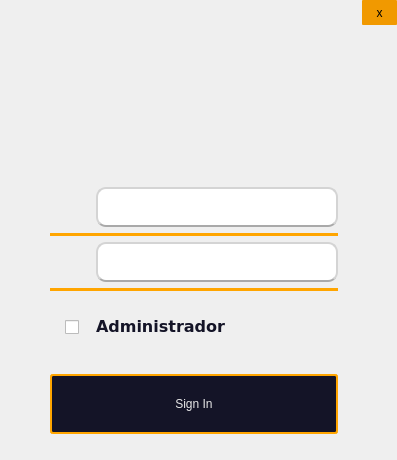
<?xml version="1.0" encoding="UTF-8"?>
<ui version="4.0">
 <class>Form</class>
 <widget class="QWidget" name="Form">
  <property name="geometry">
   <rect>
    <x>0</x>
    <y>0</y>
    <width>397</width>
    <height>460</height>
   </rect>
  </property>
  <property name="windowTitle">
   <string>Form</string>
  </property>
  <layout class="QVBoxLayout" name="verticalLayout" stretch="0">
   <property name="leftMargin">
    <number>0</number>
   </property>
   <property name="topMargin">
    <number>0</number>
   </property>
   <property name="rightMargin">
    <number>0</number>
   </property>
   <property name="bottomMargin">
    <number>0</number>
   </property>
   <item>
    <layout class="QHBoxLayout" name="horizontalLayout_3" stretch="1">
     <property name="spacing">
      <number>0</number>
     </property>
     <item>
      <widget class="QWidget" name="widget" native="true">
       <property name="maximumSize">
        <size>
         <width>16777215</width>
         <height>16777215</height>
        </size>
       </property>
       <property name="styleSheet">
        <string notr="true"/>
       </property>
       <layout class="QVBoxLayout" name="verticalLayout_2">
        <property name="leftMargin">
         <number>0</number>
        </property>
        <property name="topMargin">
         <number>0</number>
        </property>
        <property name="rightMargin">
         <number>0</number>
        </property>
        <property name="bottomMargin">
         <number>0</number>
        </property>
        <item alignment="Qt::AlignRight">
         <widget class="QPushButton" name="btn_cerrar">
          <property name="minimumSize">
           <size>
            <width>35</width>
            <height>25</height>
           </size>
          </property>
          <property name="maximumSize">
           <size>
            <width>35</width>
            <height>25</height>
           </size>
          </property>
          <property name="styleSheet">
           <string notr="true">QPushButton {
color: black;
background-color:  rgb(241, 153, 0);
font: 12pt &quot;Arial&quot;;
border-radius: 1px;
}
QPushButton:hover {
	background-color: orange;
}

</string>
          </property>
          <property name="text">
           <string>x</string>
          </property>
          <property name="flat">
           <bool>true</bool>
          </property>
         </widget>
        </item>
        <item>
         <layout class="QVBoxLayout" name="verticalLayout_3">
          <property name="topMargin">
           <number>15</number>
          </property>
          <item alignment="Qt::AlignHCenter">
           <widget class="QLabel" name="img_login">
            <property name="minimumSize">
             <size>
              <width>50</width>
              <height>100</height>
             </size>
            </property>
            <property name="maximumSize">
             <size>
              <width>110</width>
              <height>120</height>
             </size>
            </property>
            <property name="styleSheet">
             <string notr="true">image: url(:/icons/icons/rocket_48x48.png);</string>
            </property>
            <property name="text">
             <string/>
            </property>
            <property name="pixmap">
             <pixmap resource="../assets/icons/resources.qrc">:/Logo_icon/rocket_48x48.png</pixmap>
            </property>
            <property name="scaledContents">
             <bool>true</bool>
            </property>
           </widget>
          </item>
          <item>
           <layout class="QFormLayout" name="formLayout_2">
            <property name="leftMargin">
             <number>50</number>
            </property>
            <property name="topMargin">
             <number>35</number>
            </property>
            <property name="rightMargin">
             <number>59</number>
            </property>
            <item row="0" column="0">
             <widget class="QLabel" name="img_usuario">
              <property name="styleSheet">
               <string notr="true">color: rgb(231, 231, 231);
font: 15pt &quot;Verdana&quot;;</string>
              </property>
              <property name="text">
               <string/>
              </property>
              <property name="pixmap">
               <pixmap resource="../assets/icons/resources.qrc">:/Logo_icon/user_32x32.png</pixmap>
              </property>
              <property name="margin">
               <number>5</number>
              </property>
             </widget>
            </item>
            <item row="0" column="1">
             <widget class="QLineEdit" name="line_usuario">
              <property name="minimumSize">
               <size>
                <width>0</width>
                <height>40</height>
               </size>
              </property>
              <property name="styleSheet">
               <string notr="true">QLineEdit {
      color: rgb(0, 0, 0);
      font: 15pt &quot;Verdana&quot;;
      border: 2px solid rgb(212, 212, 212);
      border-bottom-color: darkgray;
      border-radius: 10px;
      padding: 0 8px;
      selection-background-color: darkgray;
}
QLineEdit:hover {
	border: 2px solid gray;
}
QLineEdit:focus {
	border: 2px solid rgb(56, 220, 97);	
}</string>
              </property>
             </widget>
            </item>
            <item row="1" column="0" colspan="2">
             <widget class="Line" name="line">
              <property name="styleSheet">
               <string notr="true">border: 2px solid orange;;</string>
              </property>
              <property name="orientation">
               <enum>Qt::Horizontal</enum>
              </property>
             </widget>
            </item>
            <item row="2" column="0">
             <widget class="QPushButton" name="btn_contrasenaver">
              <property name="maximumSize">
               <size>
                <width>16777215</width>
                <height>16777215</height>
               </size>
              </property>
              <property name="text">
               <string/>
              </property>
              <property name="icon">
               <iconset resource="../assets/icons/resources.qrc">
                <normaloff>:/Logo_icon/lock2_32x32.png</normaloff>
                <normalon>:/Logo_icon/lock_32x32.png</normalon>:/Logo_icon/lock2_32x32.png</iconset>
              </property>
              <property name="iconSize">
               <size>
                <width>32</width>
                <height>32</height>
               </size>
              </property>
              <property name="checkable">
               <bool>true</bool>
              </property>
              <property name="flat">
               <bool>true</bool>
              </property>
             </widget>
            </item>
            <item row="2" column="1">
             <widget class="QLineEdit" name="line_contrasena">
              <property name="minimumSize">
               <size>
                <width>0</width>
                <height>40</height>
               </size>
              </property>
              <property name="styleSheet">
               <string notr="true">QLineEdit {
      color: rgb(0, 0, 0);
      font: 15pt &quot;Verdana&quot;;
      border: 2px solid rgb(212, 212, 212);
      border-bottom-color: darkgray;
      border-radius: 10px;
      padding: 0 8px;
      selection-background-color: darkgray;
}
QLineEdit:hover {
	border: 2px solid gray;
}
QLineEdit:focus {
	border: 2px solid rgb(56, 220, 97);	
}</string>
              </property>
              <property name="echoMode">
               <enum>QLineEdit::Password</enum>
              </property>
             </widget>
            </item>
            <item row="3" column="0" colspan="2">
             <widget class="Line" name="line_3">
              <property name="styleSheet">
               <string notr="true">border: 2px solid orange;;</string>
              </property>
              <property name="orientation">
               <enum>Qt::Horizontal</enum>
              </property>
             </widget>
            </item>
            <item row="6" column="0" colspan="2">
             <spacer name="verticalSpacer">
              <property name="orientation">
               <enum>Qt::Vertical</enum>
              </property>
              <property name="sizeHint" stdset="0">
               <size>
                <width>20</width>
                <height>40</height>
               </size>
              </property>
             </spacer>
            </item>
            <item row="7" column="0" colspan="2">
             <widget class="QPushButton" name="btn_Entrar">
              <property name="sizePolicy">
               <sizepolicy hsizetype="Minimum" vsizetype="Fixed">
                <horstretch>0</horstretch>
                <verstretch>0</verstretch>
               </sizepolicy>
              </property>
              <property name="minimumSize">
               <size>
                <width>0</width>
                <height>60</height>
               </size>
              </property>
              <property name="maximumSize">
               <size>
                <width>16777215</width>
                <height>16777215</height>
               </size>
              </property>
              <property name="autoFillBackground">
               <bool>false</bool>
              </property>
              <property name="styleSheet">
               <string notr="true">color: rgb(231, 231, 231);
font: 17pt &quot;Verdana&quot;;
border: 2px solid orange;
padding: 5px;
border-radius: 3px;
opacity: 200;
background-color: rgb(20, 20, 39);</string>
              </property>
              <property name="text">
               <string>Sign In</string>
              </property>
              <property name="autoDefault">
               <bool>false</bool>
              </property>
              <property name="default">
               <bool>false</bool>
              </property>
              <property name="flat">
               <bool>false</bool>
              </property>
             </widget>
            </item>
            <item row="5" column="0">
             <widget class="QCheckBox" name="btn_admin">
              <property name="styleSheet">
               <string notr="true">QCheckBox {
	padding-left: 15px; 
	padding-top: 3px;
}
</string>
              </property>
              <property name="text">
               <string/>
              </property>
              <property name="iconSize">
               <size>
                <width>32</width>
                <height>32</height>
               </size>
              </property>
             </widget>
            </item>
            <item row="5" column="1">
             <widget class="QLabel" name="label_3">
              <property name="font">
               <font>
                <family>Verdana</family>
                <pointsize>12</pointsize>
                <weight>75</weight>
                <bold>true</bold>
               </font>
              </property>
              <property name="styleSheet">
               <string notr="true">color: rgb(233, 151, 0);
color: rgb(20, 20, 39);</string>
              </property>
              <property name="text">
               <string>Administrador</string>
              </property>
             </widget>
            </item>
            <item row="4" column="0">
             <widget class="QLabel" name="label_4">
              <property name="text">
               <string/>
              </property>
             </widget>
            </item>
           </layout>
          </item>
          <item>
           <spacer name="verticalSpacer_2">
            <property name="orientation">
             <enum>Qt::Vertical</enum>
            </property>
            <property name="sizeHint" stdset="0">
             <size>
              <width>20</width>
              <height>40</height>
             </size>
            </property>
           </spacer>
          </item>
         </layout>
        </item>
       </layout>
      </widget>
     </item>
    </layout>
   </item>
  </layout>
 </widget>
 <tabstops>
  <tabstop>line_usuario</tabstop>
  <tabstop>line_contrasena</tabstop>
  <tabstop>btn_contrasenaver</tabstop>
  <tabstop>btn_admin</tabstop>
  <tabstop>btn_Entrar</tabstop>
  <tabstop>btn_cerrar</tabstop>
 </tabstops>
 <resources>
  <include location="../assets/icons/resources.qrc"/>
 </resources>
 <connections>
  <connection>
   <sender>btn_cerrar</sender>
   <signal>clicked()</signal>
   <receiver>Form</receiver>
   <slot>close()</slot>
   <hints>
    <hint type="sourcelabel">
     <x>378</x>
     <y>13</y>
    </hint>
    <hint type="destinationlabel">
     <x>198</x>
     <y>229</y>
    </hint>
   </hints>
  </connection>
 </connections>
</ui>
